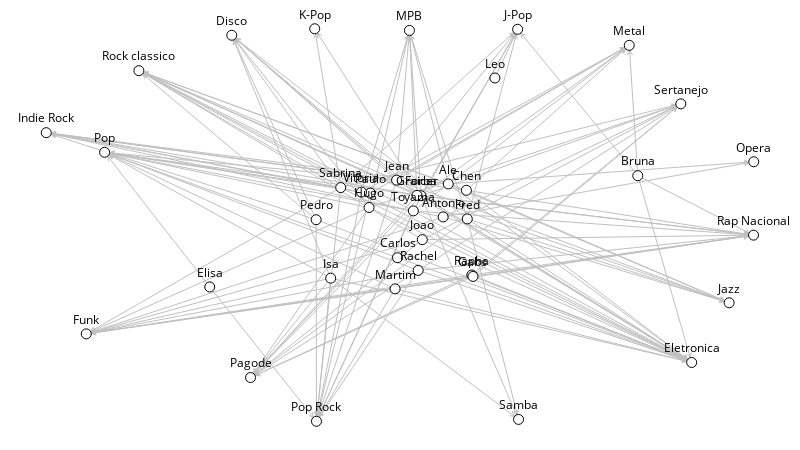

The notebook cell this image was saved under:
### Code cell
sn.show_graph(two, nlab=True)

### Figure 1 — Plotly figure (JSON) as saved in the notebook; plotly's stock layout.template omitted (floating-point values rounded to 4 significant figures; data arrays with more than 128 entries replaced by an {"elided": "..."} marker saying what was removed)
{"data": [{"hoverinfo": "none", "line": {"color": "rgb(192, 192, 192)", "width": 1}, "mode": "lines", "type": "scatter", "uid": "3d293f14-d369-11e8-acb4-0005165e06fb", "x": {"elided": "1251 float values"}, "y": {"elided": "1251 float values"}}, {"hoverinfo": "none", "marker": {"color": "rgb(255, 255, 255)", "line": {"color": "rgb(0, 0, 0)", "width": 1}, "size": 10}, "mode": "markers+text", "text": ["Samba", "Isa", "Chen", "MPB", "Rap Nacional", "Pop", "Ale", "Rapha", "Paulo", "Elisa", "Pedro", "Antonio", "Forba", "Hugo", "K-Pop", "Metal", "Vitoria", "Indie Rock", "Fred", "Funk", "Rachel", "Toyama", "Sertanejo", "Sabrina", "Eletronica", "Pop Rock", "Disco", "Gabs", "Opera", "Bruna", "Martim", "Pagode", "Rock classico", "Joao", "Jean", "Carlos", "Jazz", "J-Pop", "Leo", "Graicer"], "textfont": {"color": "rgb(0, 0, 0)"}, "textposition": "top center", "type": "scatter", "uid": "3d293f15-d369-11e8-acb4-0005165e06fb", "x": [0.6676, 0.4021, 0.5938, 0.5134, 0.9997, 0.08249, 0.5682, 0.6016, 0.4581, 0.2311, 0.3815, 0.561, 0.5296, 0.4563, 0.3795, 0.8241, 0.4456, 0, 0.5951, 0.05657, 0.5257, 0.5189, 0.8969, 0.4162, 0.9123, 0.3819, 0.2622, 0.6031, 1, 0.8361, 0.4931, 0.2887, 0.1309, 0.5315, 0.4952, 0.4965, 0.9652, 0.6662, 0.6342, 0.524], "y": [0.004681, 0.3646, 0.5883, 0.9957, 0.4741, 0.6853, 0.6046, 0.3727, 0.5812, 0.3422, 0.5135, 0.5205, 0.5746, 0.5445, 1, 0.9577, 0.5839, 0.7352, 0.5155, 0.2226, 0.3843, 0.5359, 0.8087, 0.5953, 0.1497, 0, 0.9834, 0.3689, 0.6611, 0.6256, 0.3373, 0.1114, 0.8932, 0.4627, 0.6143, 0.4167, 0.3018, 0.9986, 0.8745, 0.5755]}], "layout": {"height": 450, "margin": {"b": 0, "l": 0, "r": 0, "t": 0}, "showlegend": false, "width": 800, "xaxis": {"showgrid": false, "showticklabels": false, "zeroline": false}, "yaxis": {"showgrid": false, "showticklabels": false, "zeroline": false}}}
